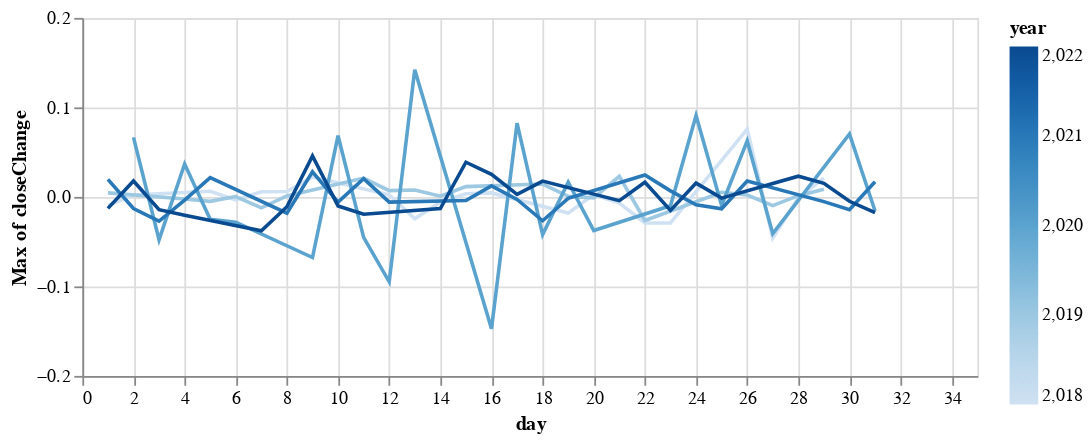

The code cell stored with this chart in its notebook:
### Code cell
from altair import datum
open = (alt.
         Chart(stockDf).transform_filter(datum.month==3).
         mark_line().
         encode(x=alt.X('day', sort=['year', 'month']), y='max(closeChange)', color='year').
         properties(height=200  , width=500))
open

### Figure 1 — Vega-Lite specification as saved in the notebook (floating-point values rounded to 4 significant figures; data arrays with more than 128 entries replaced by an {"elided": "..."} marker saying what was removed)
{"config": {"view": {"continuousWidth": 400, "continuousHeight": 300}}, "data": {"name": "data-c7c2f3ea76cb76103870b433a5017a69"}, "mark": "line", "encoding": {"color": {"field": "year", "type": "quantitative"}, "x": {"field": "day", "sort": ["year", "month"], "type": "quantitative"}, "y": {"aggregate": "max", "field": "closeChange", "type": "quantitative"}}, "height": 200, "transform": [{"filter": "(datum.month === 3)"}], "width": 500, "$schema": "https://vega.github.io/schema/vega-lite/v4.17.0.json", "datasets": {"data-c7c2f3ea76cb76103870b433a5017a69": {"elided": "1260 records"}}}
